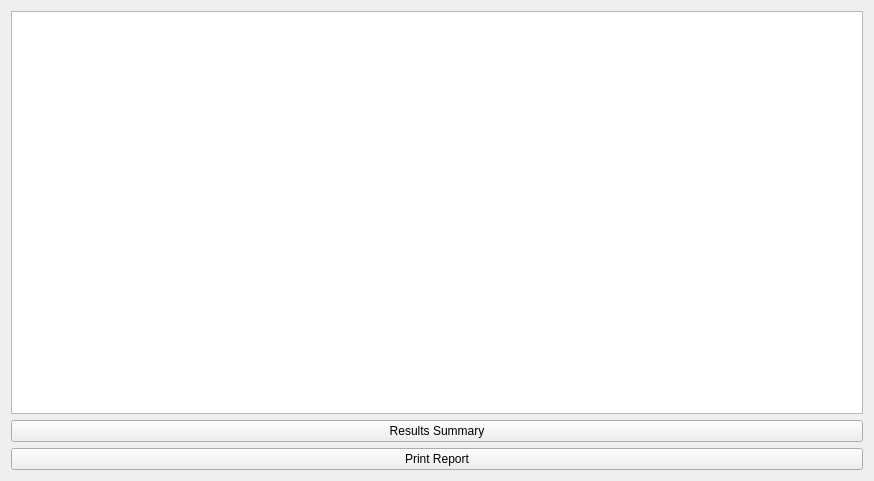
<?xml version="1.0" encoding="UTF-8"?>
<ui version="4.0">
 <class>Form</class>
 <widget class="QWidget" name="Form">
  <property name="geometry">
   <rect>
    <x>0</x>
    <y>0</y>
    <width>874</width>
    <height>481</height>
   </rect>
  </property>
  <property name="windowTitle">
   <string>Form</string>
  </property>
  <layout class="QHBoxLayout" name="horizontalLayout">
   <item>
    <widget class="QSplitter" name="splitter">
     <property name="orientation">
      <enum>Qt::Horizontal</enum>
     </property>
     <property name="opaqueResize">
      <bool>false</bool>
     </property>
     <widget class="QWidget" name="verticalLayoutWidget">
      <layout class="QVBoxLayout" name="verticalLayout">
       <item>
        <widget class="QTreeView" name="tree_view">
         <property name="editTriggers">
          <set>QAbstractItemView::NoEditTriggers</set>
         </property>
        </widget>
       </item>
       <item>
        <widget class="QPushButton" name="results_button">
         <property name="text">
          <string>Results Summary</string>
         </property>
        </widget>
       </item>
       <item>
        <widget class="QPushButton" name="print_report_button">
         <property name="text">
          <string>Print Report</string>
         </property>
        </widget>
       </item>
      </layout>
     </widget>
    </widget>
   </item>
  </layout>
 </widget>
 <resources/>
 <connections/>
</ui>
